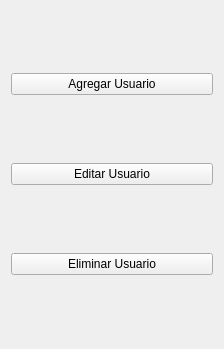
            <widget class="QWidget" name="page_2users">
             <property name="geometry">
              <rect>
               <x>0</x>
               <y>0</y>
               <width>224</width>
               <height>349</height>
              </rect>
             </property>
             <attribute name="icon">
              <iconset resource="../../DomiGPS/icons.qrc">
               <normaloff>:/icons/chevron-down.svg</normaloff>:/icons/chevron-down.svg</iconset>
             </attribute>
             <attribute name="label">
              <string>Usuarios</string>
             </attribute>
             <layout class="QVBoxLayout" name="verticalLayout_5">
              <item>
               <widget class="QPushButton" name="btn_user_add">
                <property name="text">
                 <string>Agregar Usuario</string>
                </property>
                <property name="icon">
                 <iconset resource="../../DomiGPS/icons.qrc">
                  <normaloff>:/icons/user-plus.svg</normaloff>:/icons/user-plus.svg</iconset>
                </property>
               </widget>
              </item>
              <item>
               <widget class="QPushButton" name="btn_user_edit">
                <property name="text">
                 <string>Editar Usuario</string>
                </property>
                <property name="icon">
                 <iconset resource="../../DomiGPS/icons.qrc">
                  <normaloff>:/icons/users.svg</normaloff>:/icons/users.svg</iconset>
                </property>
               </widget>
              </item>
              <item>
               <widget class="QPushButton" name="btn_user_delete">
                <property name="text">
                 <string>Eliminar Usuario</string>
                </property>
                <property name="icon">
                 <iconset resource="../../DomiGPS/icons.qrc">
                  <normaloff>:/icons/user-x.svg</normaloff>:/icons/user-x.svg</iconset>
                </property>
               </widget>
              </item>
             </layout>
            </widget>
